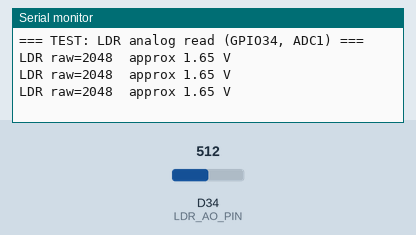
A sketch run on a simulated Arduino Due. Parts: the last lines printed to the serial monitor. The test bench sets the inputs (shaded band); at power-on: D34 (LDR_AO_PIN) = 512 (analog values on the 0–1023 scale).

Above: at 1.5 s.
1.6 s: D34 (LDR_AO_PIN) set to 716
At 2.2 s:
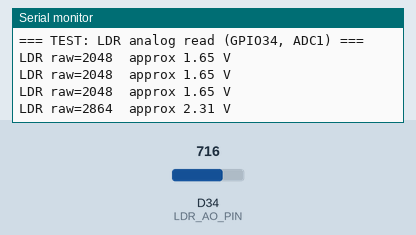
3.1 s: D34 (LDR_AO_PIN) set to 900
At 3.7 s:
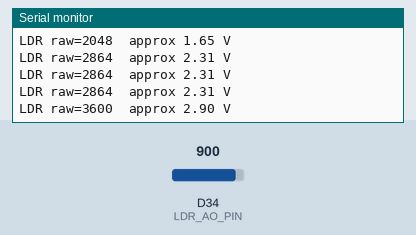
Timing chart, 0 to 6.1 s (numbered marks = the images above; inputs shaded):
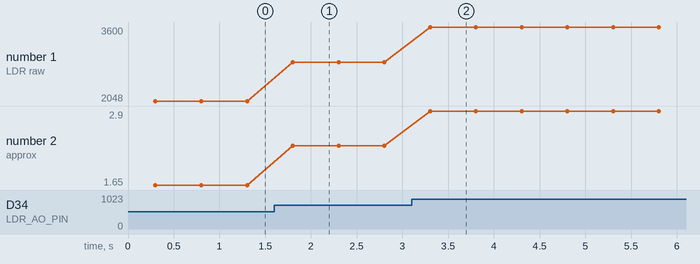

The sketch:

LDR_Reading.ino
```cpp
#include <Arduino.h>

#define LDR_AO_PIN 34

void setup() {
  Serial.begin(115200);
  delay(300);
  Serial.println(F("=== TEST: LDR analog read (GPIO34, ADC1) ==="));
  analogReadResolution(12);
  pinMode(LDR_AO_PIN, INPUT);
}

void loop() {
  int raw = analogRead(LDR_AO_PIN);
  float volts = (raw / 4095.0f) * 3.3f;
  Serial.print(F("LDR raw="));
  Serial.print(raw);
  Serial.print(F("  approx "));
  Serial.print(volts, 2);
  Serial.println(F(" V"));
  delay(500);
}
```

Measured:
- after the input at 1.6 s, the serial monitor: prints a new line after 0.20 s (image 1)
- after the input at 3.1 s, the serial monitor: prints a new line after 0.20 s (image 2)
- plotted number 1: 2048 → 2864 after the input at 1.6 s, 2864 → 3600 after the input at 3.1 s
- plotted number 2: 1.65 → 2.31 after the input at 1.6 s, 2.31 → 2.9 after the input at 3.1 s
